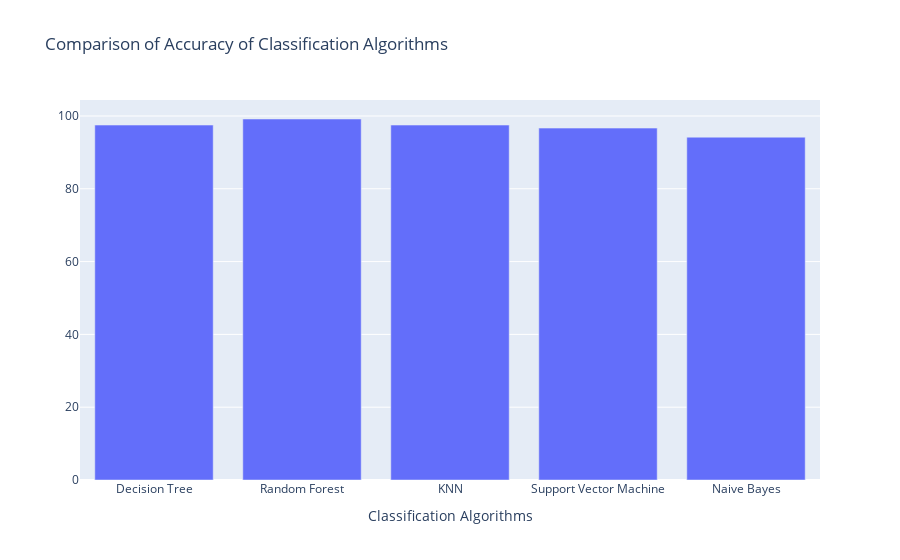

The notebook cell saved with this chart:
### Code cell
# Comparação da acurácia dos algoritmos: 

trace1 = {
  'x': algorithms,
  'y': score,
  'name': 'score',
  'type': 'bar'
    
}

data = [trace1];
layout = {
  'xaxis': {'title': 'Classification Algorithms'},
  'title': 'Comparison of Accuracy of Classification Algorithms'
};
fig = go.Figure(data = data, layout = layout)
iplot(fig)

### Figure 1 — Plotly figure (JSON) as saved in the notebook; plotly's stock layout.template omitted (floating-point values rounded to 4 significant figures)
{"data": [{"y": [97.5, 99.17, 97.5, 96.67, 94.17], "x": ["Decision Tree", "Random Forest", "KNN", "Support Vector Machine", "Naive Bayes"], "type": "bar", "name": "score"}], "layout": {"xaxis": {"title": {"text": "Classification Algorithms"}}, "title": {"text": "Comparison of Accuracy of Classification Algorithms"}}}
